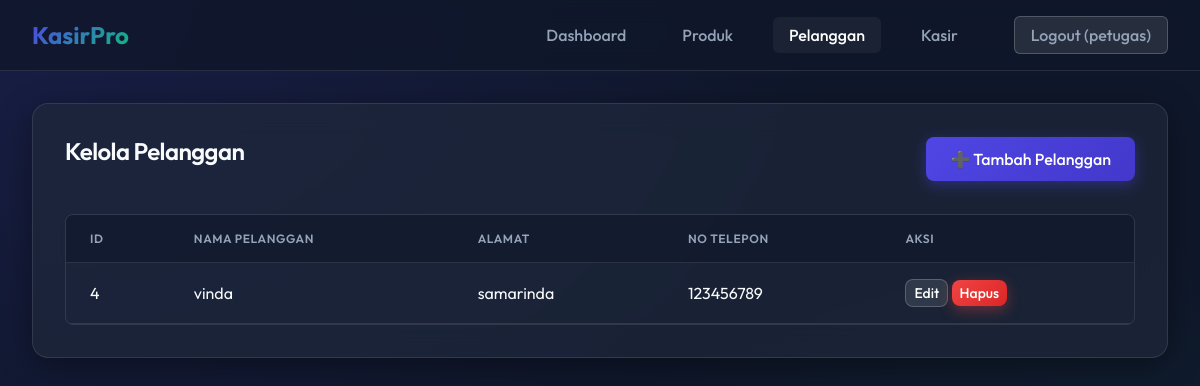
The app's page /pelanggan.php (signed in) with its own data.
### tables this page shows
CREATE TABLE pelanggan (
            PelangganID INTEGER PRIMARY KEY AUTOINCREMENT,
            NamaPelanggan VARCHAR(255) NOT NULL,
            Alamat TEXT NOT NULL,
            NomorTelepon VARCHAR(15) NOT NULL
        );

### pelanggan.php (the view, shortened to what this page needs)
<?php
require 'header.php';
require 'koneksi.php';
$pelanggan = $pdo->query("SELECT * FROM pelanggan ORDER BY PelangganID DESC")->fetchAll();
?>
<div class="glass-panel">
    <div style="display: flex; justify-content: space-between; align-items: center; margin-bottom: 2rem;">
        <h2>Kelola Pelanggan</h2>
        <button onclick="document.getElementById('modalTambah').classList.add('show')" class="btn btn-primary">➕ Tambah Pelanggan</button>
    </div>
    <div class="table-container">
        <table>
            <thead>
                <tr>
                    <th>ID</th>
                    <th>Nama Pelanggan</th>
                    <th>Alamat</th>
                    <th>No Telepon</th>
                    <th>Aksi</th>
                </tr>
            </thead>
            <tbody>
                <?php foreach ($pelanggan as $p): ?>
                <tr>
                    <td><?= $p['PelangganID'] ?></td>
                    <td><?= htmlspecialchars($p['NamaPelanggan']) ?></td>
                    <td><?= htmlspecialchars($p['Alamat']) ?></td>
                    <td><?= htmlspecialchars($p['NomorTelepon']) ?></td>
                    <td>
                        <button onclick="editModal(<?= $p['PelangganID'] ?>, '<?= addslashes($p['NamaPelanggan']) ?>', '<?= addslashes($p['Alamat']) ?>', '<?= addslashes($p['NomorTelepon']) ?>')" class="btn btn-secondary" style="padding: 0.25rem 0.5rem; font-size: 0.875rem;">Edit</button>
                        <a href="pelanggan.php?hapus=<?= $p['PelangganID'] ?>" onclick="return confirm('Yakin ingin menghapus pelanggan ini?')" class="btn btn-danger" style="padding: 0.25rem 0.5rem; font-size: 0.875rem;">Hapus</a>
                    </td>
                </tr>
                <?php endforeach; ?>
            </tbody>
        </table>
    </div>
</div>
<?php require 'footer.php'; ?>

### assets/style.css (style rules this page uses)
:root { --primary-color: #4F46E5; --primary-hover: #4338CA; --secondary-color: #10B981; --danger-color: #EF4444; --danger-hover: #DC2626; --background: #0f172a; --surface: rgba(30, 41, 59, 0.7); --surface-border: rgba(255, 255, 255, 0.1); --text-primary: #F8FAFC; --text-secondary: #94A3B8; --card-shadow: 0 8px 32px 0 rgba(0, 0, 0, 0.37); --transition: all 0.3s cubic-bezier(0.4, 0, 0.2, 1); }
* { margin: 0; padding: 0; box-sizing: border-box; font-family: 'Outfit', sans-serif; }
body { background: var(--background); color: var(--text-primary); min-height: 100vh; background-image: radial-gradient(at 0% 0%, rgba(79, 70, 229, 0.15) 0px, transparent 50%), radial-gradient(at 100% 100%, rgba(16, 185, 129, 0.1) 0px, transparent 50%); background-attachment: fixed; display: flex; flex-direction: column; }
.glass-panel { background: var(--surface); backdrop-filter: blur(16px); -webkit-backdrop-filter: blur(16px); border: 1px solid var(--surface-border); border-radius: 16px; box-shadow: var(--card-shadow); padding: 2rem; }
h1, h2, h3, h4 { font-weight: 600; color: var(--text-primary); margin-bottom: 1rem; letter-spacing: -0.025em; }
.btn { display: inline-flex; align-items: center; justify-content: center; padding: 0.75rem 1.5rem; font-weight: 500; border-radius: 8px; border: none; cursor: pointer; transition: var(--transition); text-decoration: none; font-size: 1rem; gap: 0.5rem; }
.btn-primary { background: linear-gradient(135deg, var(--primary-color) 0%, var(--primary-hover) 100%); color: white; box-shadow: 0 4px 14px 0 rgba(79, 70, 229, 0.39); }
.btn-danger { background: linear-gradient(135deg, var(--danger-color) 0%, var(--danger-hover) 100%); color: white; box-shadow: 0 4px 14px 0 rgba(239, 68, 68, 0.39); }
.btn-secondary { background: rgba(255, 255, 255, 0.1); color: white; border: 1px solid rgba(255, 255, 255, 0.2); }
.table-container { overflow-x: auto; margin-top: 1.5rem; border-radius: 8px; border: 1px solid var(--surface-border); }
table { width: 100%; border-collapse: collapse; text-align: left; }
th, td { padding: 1rem 1.5rem; border-bottom: 1px solid var(--surface-border); }
th { background: rgba(15, 23, 42, 0.6); font-weight: 600; color: var(--text-secondary); text-transform: uppercase; font-size: 0.75rem; letter-spacing: 0.05em; }
tr { transition: var(--transition); }
td { color: var(--text-primary); }

### records on screen
pelanggan: PelangganID "4", NamaPelanggan "vinda", Alamat "samarinda", NomorTelepon "123456789"

### other values on screen
$_SESSION['Username'] "petugas"
